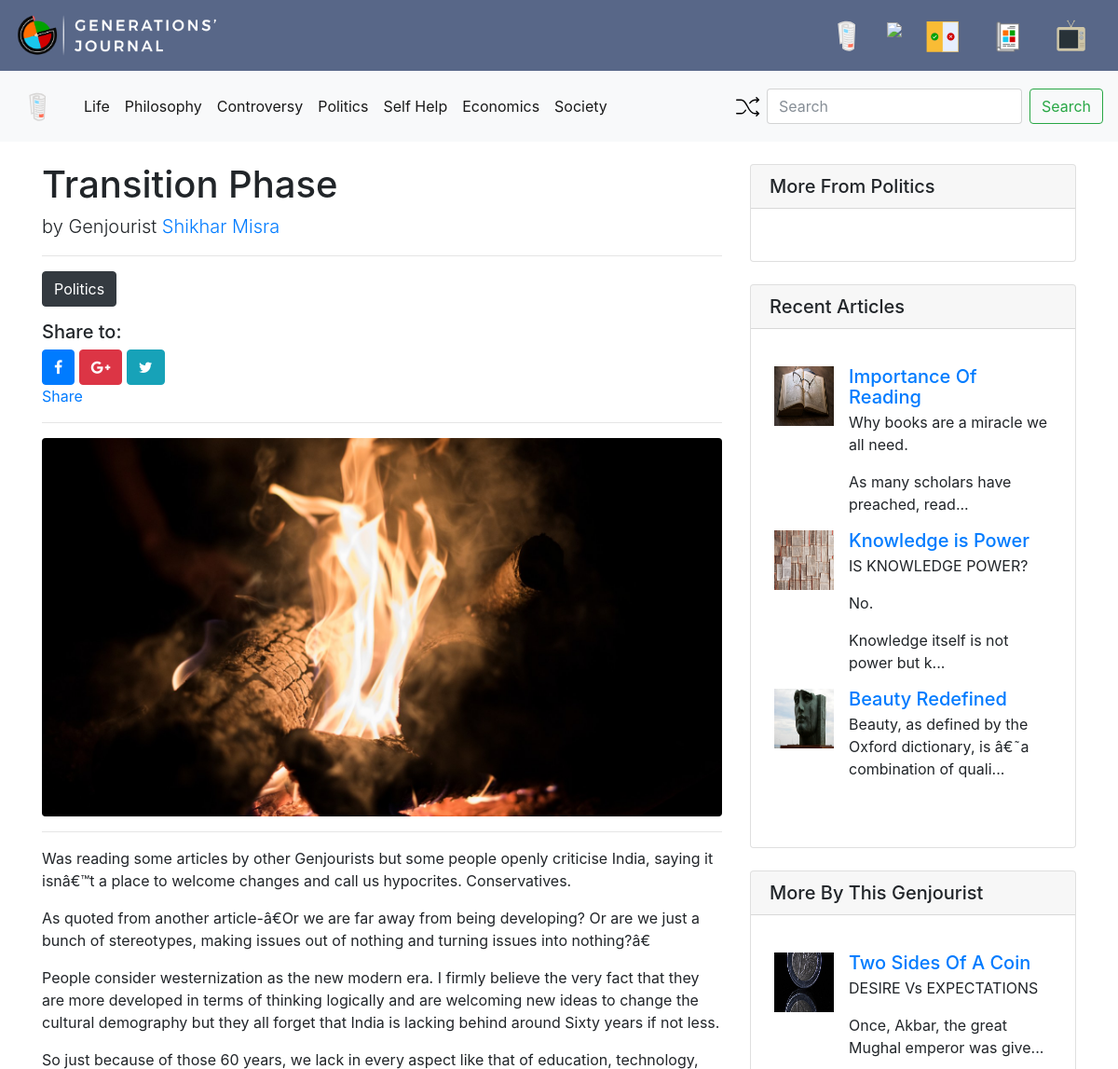
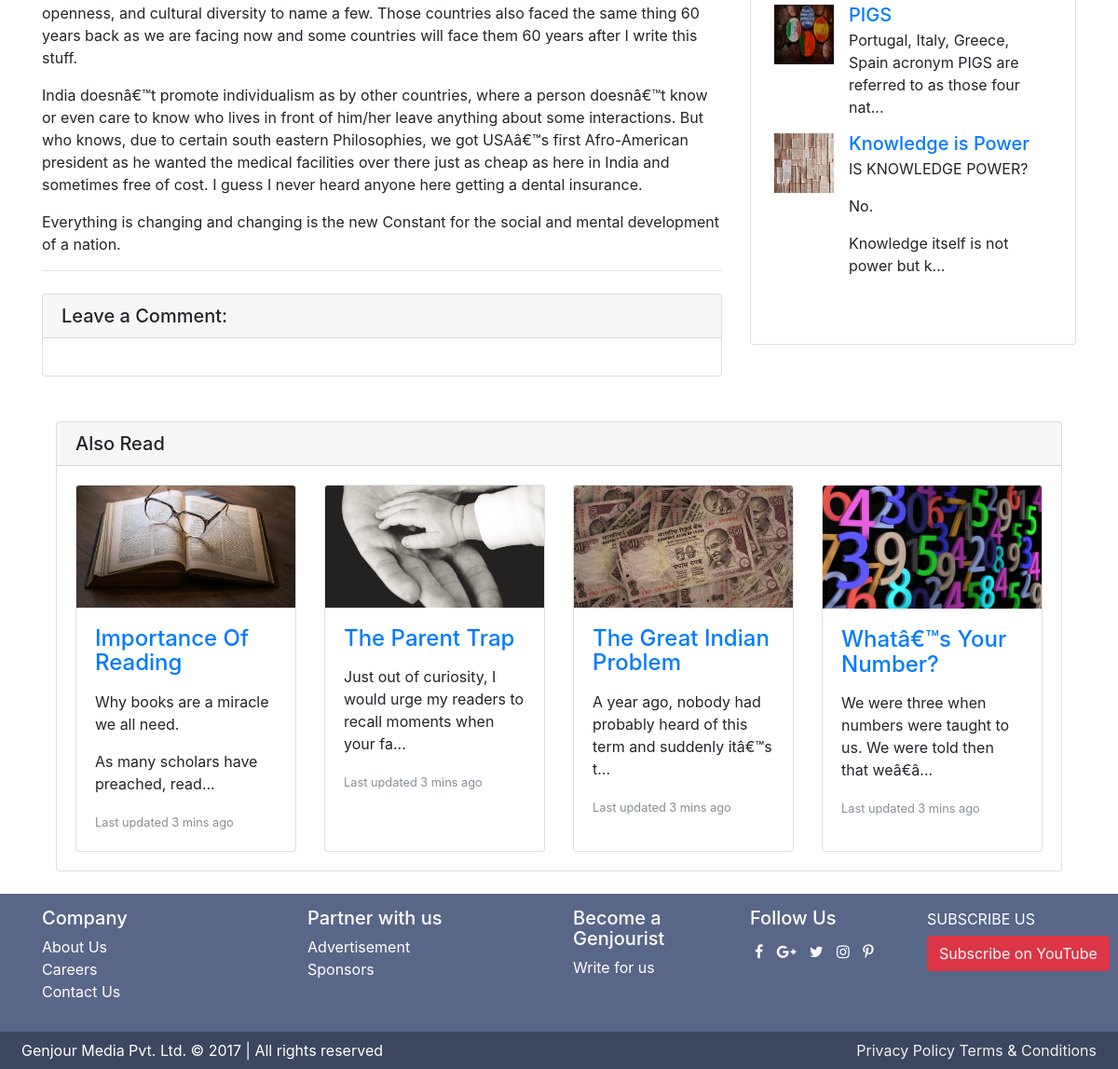
Screenshot of /post.php?post_id=1 with the database file from the repository (2 pictures, top to bottom).
### tables this page shows
CREATE TABLE `categories` (
  `id` int(11) NOT NULL,
  `category_name` varchar(100) NOT NULL
);

CREATE TABLE `journals` (
  `post_id` bigint(20) UNSIGNED NOT NULL,
  `post_title` text NOT NULL,
  `post_category` text NOT NULL,
  `genjourist_name` text NOT NULL,
  `post_content` longtext NOT NULL,
  `post_tags` text NOT NULL,
  `post_counter` bigint(20) DEFAULT NULL,
  `post_date` datetime NOT NULL DEFAULT '0000-00-00 00:00:00',
  `post_url` mediumtext NOT NULL,
  `img_url` text NOT NULL
);

### post.php (the view, shortened to what this page needs)
<?php
  include('config/connect.php');
	include('includes/routes.php');
  include('includes/header.php');
  include('includes/category-header.php');
  $post_id = $_GET['post_id'];
  $counter = "UPDATE journals SET post_counter=post_counter+1 WHERE post_id=$post_id";
  $conn->query($counter);
  $query = "SELECT * from journals where post_id = $post_id";
  $journals =$conn->query($query);
  while($row = $journals->fetch_assoc()){
?>
<div class="container">
      <div class="row">
        <div class="col-lg-8">
          <h1 class="mt-4">
          <?php
            echo $row['post_title'];
          ?>
          </h1>
          <p class="lead">
            by Genjourist
            <a href="#"><?php echo $row['genjourist_name']; ?></a>
          </p>
          <hr>
          <p>
          	<button type="button" class="btn btn-dark"><?php echo $row['post_category']?></button>
          	<br> <h5>Share to:</h5>
          	<?php
          		include('functions/sharing.php');
          	?>
          </p>
          <hr>
          <img class="img-fluid rounded" src="<?php echo $row['img_url'];?>" alt="">
          <hr>
          <?php echo $row['post_content']; ?>
          <hr>
          <div class="card my-4">
            <h5 class="card-header">Leave a Comment:</h5>
            <div class="card-body">
            </div>
          </div>
        </div>
<?php
  }
?>
        <div class="col-lg-4">
		<?php
		include('functions/same-category.php');
		?>
		<?php
		include('functions/recent-articles.php');
		?>
		<?php
		include('functions/same-genjourists.php');
		?>
        </div>
      </div>
		<?php
		include('functions/recommended.php');
		?>
    </div>
<?php
	include('includes/footer.php');
?>

### includes/category-header.php (shortened to what this page needs)
<?php
  include('config/connect.php');
  $query = "SELECT * FROM categories";
  $categories =  $conn->query($query);
  $shuffle = "SELECT post_id from journals ORDER BY RAND() LIMIT 1";
  $shuffle_sql = $conn->query($shuffle);
  while ($row = $shuffle_sql->fetch_assoc()) {
    $post_id = $row['post_id'];
  }
?>
<nav class="navbar navbar-expand-lg navbar-light bg-light">
            <a class="navbar-brand" href="journal.php">
                <img src="img/icon/header-icons/journal-hover.svg" width="50" height="50" alt="">
            </a>
  <div class="collapse navbar-collapse" id="navbarTogglerDemo03">
    <ul class="navbar-nav mr-auto mt-2 mt-lg-0">
            <?php
              while($row = $categories ->fetch_assoc()){
            ?>
              <li class="nav-item active">
                <a class="nav-link" href="category.php?category=<?php echo $row["category_name"]; ?>"><?php echo $row["category_name"]; ?></a>
              </li>
              <?php }
              ?>
    </ul>
            <ul class="navbar-nav flex-row ml-md-auto d-none d-md-flex">
          <li class="nav-item">
              <a class="nav-link p-2" href="post.php?post_id=<?php echo $post_id; ?>">
              <img src="img/svg/nav-icons/shuffle-arrows.svg " width="25" height="25" alt="">
              </a>
            </li>
          </ul>
    <form class="form-inline my-2 my-lg-0" method="post">
      <input class="form-control mr-sm-2" type="text" placeholder="Search" aria-label="Search">
      <button class="btn btn-outline-success my-2 my-sm-0" type="submit">Search</button>
    </form>
  </div>
</nav>

### functions/sharing.php (shortened to what this page needs)
<a href="#"><button type="button" class="btn btn-primary"><i class="fa fa-facebook " aria-hidden="true"></i></button></a>
<a href=""><button type="button" class="btn btn-danger"><i class="fa fa-google-plus  " aria-hidden="true"></i></button></a>
<a href=""><button type="button" class="btn btn-info"><i class="fa fa-twitter" aria-hidden="true"></i></button></a>
<div class="fb-share-button" data-href="http://genjour.com/post.php?post_id=18" data-layout="button" data-size="large" data-mobile-iframe="true"><a class="fb-xfbml-parse-ignore" target="_blank" href="https://www.facebook.com/sharer/sharer.php?u=http%3A%2F%2Fgenjour.com%2Fpost.php%3Fpost_id%3D18&amp;src=sdkpreparse">Share</a></div>

### functions/same-category.php (shortened to what this page needs)
<?php
	include('config/connect.php');
	$post_id = $_GET['post_id'];
	$current_category = "SELECT post_category from journals where post_id = $post_id;";
	$current_category_sql = $conn->query($current_category);
		while($row = $current_category_sql->fetch_assoc())
		{
			$store_category = $row['post_category'];
		}
?>
          <div class="card my-4">
            <h5 class="card-header">More From <?php echo $store_category; ?></h5>
            <div class="card-body">
            </div>
          </div>

### functions/recent-articles.php
<?php
	include('config/connect.php');
	$post_id = $_GET['post_id'];
	$recent = "SELECT * FROM journals WHERE NOT post_id = $post_id ORDER BY post_id DESC LIMIT 0,3;";
	$recent_sql = $conn->query($recent);
?>
          <div class="card my-4">
            <h5 class="card-header">Recent Articles</h5>
            <div class="card-body">
              <div class="row">
            <div class="card-body">
            	<ul class="list-unstyled">
            	<?php
            		while($row = $recent_sql->fetch_assoc())
            		{
            	?>
				  <li class="media">
				    <img class="d-flex mr-3" src="<?php echo $row['img_url']?>" alt="Generic placeholder image" style="height: 64px;width: 64px">
				    <div class="media-body">
				      <h5 class="mt-0 mb-1"><a href="post.php?post_id=<?php echo $row['post_id']; ?>"> <?php echo $row['post_title']; ?></a></h5>
				      <?php
		      		$body = $row['post_content'];
		      		echo substr($body, 0,80)."...";
		      			?>
				    </div>
				  </li>
				  <?php
					}
				  ?>
				</ul>
            </div>
              </div>
            </div>
          </div>

### functions/same-genjourists.php
<?php
	include('config/connect.php');
	$post_id = $_GET['post_id'];
	$genjourist = "SELECT genjourist_name FROM journals WHERE post_id = $post_id ;";
	$genjourist_sql= $conn->query($genjourist);
	while ($row = $genjourist_sql->fetch_assoc()) {
		$current_genjourist =  $row['genjourist_name'];
	}
	$genjourist_article = "SELECT * FROM journals WHERE genjourist_name = '$current_genjourist' AND NOT post_id = $post_id ORDER BY RAND() LIMIT 0,3 ";
	$genjourist_article_sql = $conn->query($genjourist_article);
	$count = "SELECT COUNT(genjourist_name) FROM journals WHERE genjourist_name='$current_genjourist'";
	$count_sql = $conn->query($count);
	$row = mysqli_fetch_row($count_sql);
	$genjourist_count=$row[0];
?>
<?php
	if($genjourist_count<2)
            		{
?>
 <?php
            		}else{
?>
		<div class="card my-4">
            <h5 class="card-header">More By This Genjourist</h5>
            <div class="card-body">
              <div class="row">
            <div class="card-body">
            	<ul class="list-unstyled">
            	<?php
            		while ($row = $genjourist_article_sql->fetch_assoc()) {
            	    ?>
            		<li class="media">
				    <img class="d-flex mr-3" src="<?php echo $row['img_url']?>" alt="Generic placeholder image" style="height: 64px;width: 64px"	>
				    <div class="media-body">
				      <h5 class="mt-0 mb-1"><a href="post.php?post_id=<?php echo $row['post_id']; ?>"> <?php echo $row['post_title']; ?></a></h5>
				      <?php
		      		$body = $row['post_content'];
		      		echo substr($body, 0,80)."...";
		      			?>
				    </div>
				  </li>
				  <?php
					}
				}
            	?>
				</ul>
            </div>
              </div>
            </div>
          </div>

### functions/recommended.php
<?php
	include('config/connect.php');
	$post_id = $_GET['post_id'];
	$recom = "SELECT * FROM journals WHERE NOT post_id = $post_id ORDER BY RAND() LIMIT 0,4;";
	$recom_sql = $conn->query($recom);
?>
	<div class="container">
		          <div class="card my-4">
            <h5 class="card-header">Also Read</h5>
            <div class="card-body">
				<div class="card-deck">
				<?php
					while($row1 = $recom_sql->fetch_assoc()){
						?>
						  <div class="card">
						    <img class="card-img-top" src="<?php echo $row1['img_url']?>" alt="Card image cap" >
						    <div class="card-body">
						      <h4 class="card-title"> <a href="post.php?post_id=<?php echo $row1['post_id']; ?>"> <?php echo $row1['post_title']; ?></a></h4>
						      <p class="card-text">
						      	<?php
						      		$body = $row1['post_content'];
						      		echo substr($body, 0,80)."...";
						      	?>
						      </p>
						      <p class="card-text"><small class="text-muted">Last updated 3 mins ago</small></p>
						    </div>
					  	  </div>
				<?php
					}
				?>
				</div>
            </div>
          </div>
	</div>

### css/header.css (style rules this page uses)
.navbar { background-color: #586788; }

### rows the page displays
categories: category_name "Life"
categories: category_name "Philosophy"
categories: category_name "Controversy"
categories: category_name "Politics"
categories: category_name "Self Help"
categories: category_name "Economics"
categories: category_name "Society"
journals: post_title "Transition Phase", genjourist_name "Shikhar Misra", post_category "Politics", img_url (picture), post_content "Was reading some articles by other Genjourists but some people openly criticise India, saying it isnâ€™t a place to welcome changes and call us hypocrites. Conservatives. As quoted from another article-â€Or we are far away from being developing? Or are we just a bunch of stereotypes, making issues out of nothing and turning issues into nothing?â€ People consider westernization as the new modern era. I firmly believe the very fact that they are more developed in terms of thinking logically and are welcoming new ideas to change the cultural demography but they all forget that India is lacking behind around Sixty years if not less. So just because of those 60 years, we lack in every aspect…"
journals: img_url (picture), post_title "Importance Of Reading", post_content "Why books are a miracle we all need. As many scholars have preached, read"
journals: img_url (picture), post_title "Knowledge is Power", post_content "IS KNOWLEDGE POWER? No. Knowledge itself is not power but k"
journals: img_url (picture), post_title "Beauty Redefined", post_content "Beauty, as defined by the Oxford dictionary, is â€˜a combination of quali"
journals: img_url (picture), post_title "Two Sides Of A Coin", post_content "DESIRE Vs EXPECTATIONS Once, Akbar, the great Mughal emperor was give"
journals: img_url (picture), post_title "PIGS", post_content "Portugal, Italy, Greece, Spain acronym PIGS are referred to as those four nat"
journals: img_url (picture), post_title "The Parent Trap", post_content "Just out of curiosity, I would urge my readers to recall moments when your fa"
journals: img_url (picture), post_title "The Great Indian Problem", post_content "A year ago, nobody had probably heard of this term and suddenly itâ€™s t"
journals: img_url (picture), post_title "Whatâ€™s Your Number?", post_content "We were three when numbers were taught to us. We were told then that weâ€â"
